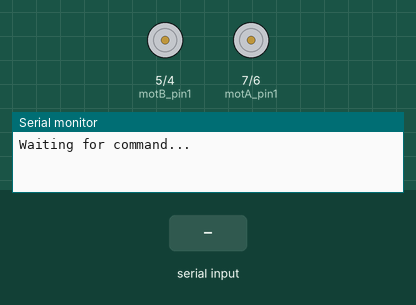
A sketch run on a simulated Arduino Uno, built with avr-gcc and run on an emulated ATmega328P. Parts: motor-driver pin pairs drawn as motors (green arrow = first pin HIGH = forward, orange = second pin HIGH = backward, longer = more drive), the last lines printed to the serial monitor. Inputs (shaded band) come from the test bench.

Above: at 1.2 s.
1.3 s: "forward" received over Serial
At 3.4 s:
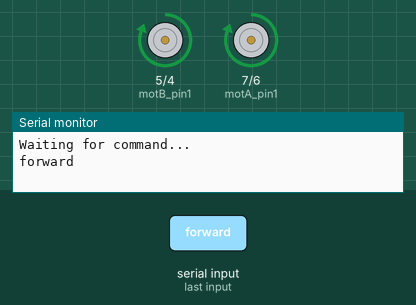
3.8 s: "left" received over Serial
At 5.3 s:
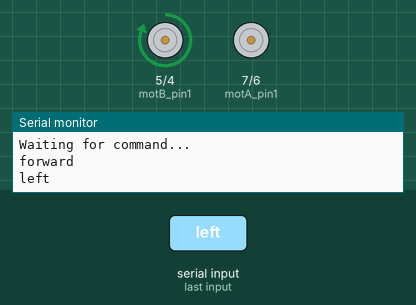
6.3 s: "right" received over Serial
At 8.4 s:
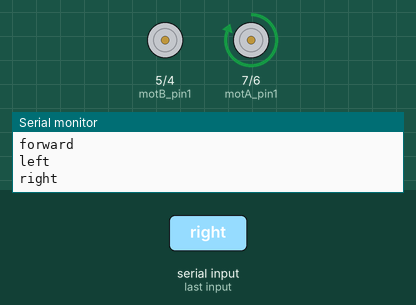
8.8 s: "backward" received over Serial
At 10.4 s:
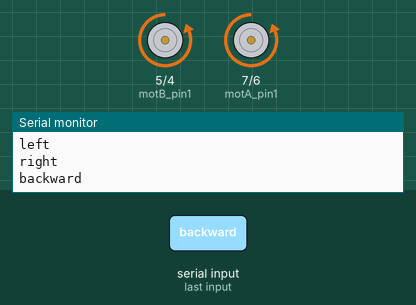
Timing chart, 0 to 11.9 s (numbered marks = the images above; inputs shaded):
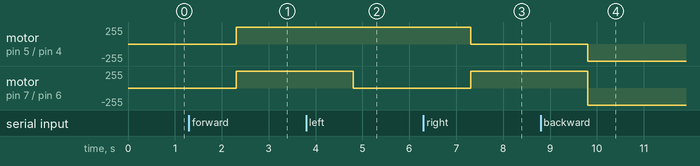

The sketch:

voice-controlled-car.ino
```cpp
int motA_pin1 = 7;
int motA_pin2 = 6;
int motB_pin1 = 5;
int motB_pin2 = 4;
String command;  // Change to String to read full words

void setup() {
  pinMode(motA_pin1, OUTPUT);
  pinMode(motA_pin2, OUTPUT);
  pinMode(motB_pin1, OUTPUT);
  pinMode(motB_pin2, OUTPUT);

  Serial.begin(9600);
  Serial.println("Waiting for command...");
}

void loop() {
  if (Serial.available() > 0) {
    command = Serial.readString();  // Read the full string input
    command.trim();  // Remove any leading/trailing whitespace
    Serial.println(command);

    if (command.equalsIgnoreCase("forward")) {
      forward();
    } else if (command.equalsIgnoreCase("stop")) {
      s();
    } else if (command.equalsIgnoreCase("left")) {
      left();
    } else if (command.equalsIgnoreCase("right")) {
      right();
    } else if (command.equalsIgnoreCase("backward")) {
      reverse();
    } else {
      s();  // Stop if any other command is received
    }
  }
}

void forward() {
  digitalWrite(motA_pin1, HIGH);
  digitalWrite(motA_pin2, LOW);
  digitalWrite(motB_pin1, HIGH);
  digitalWrite(motB_pin2, LOW);
  delay(100);  // Adjust the delay for movement duration
}

void reverse() {
  digitalWrite(motA_pin1, LOW);
  digitalWrite(motA_pin2, HIGH);
  digitalWrite(motB_pin1, LOW);
  digitalWrite(motB_pin2, HIGH);
  delay(100);  // Adjust the delay
}

void left() {
  digitalWrite(motA_pin1, LOW);  // Left motor stop
  digitalWrite(motA_pin2, LOW);
  digitalWrite(motB_pin1, HIGH); // Right motor forward
  digitalWrite(motB_pin2, LOW);
  delay(100);  // Adjust the delay
}

void right() {
  digitalWrite(motA_pin1, HIGH); // Left motor forward
  digitalWrite(motA_pin2, LOW);
  digitalWrite(motB_pin1, LOW);  // Right motor stop
  digitalWrite(motB_pin2, LOW);
  delay(100);  // Adjust the delay
}

void s() {
  // Stop both motors
  digitalWrite(motA_pin1, LOW);
  digitalWrite(motA_pin2, LOW);
  digitalWrite(motB_pin1, LOW);
  digitalWrite(motB_pin2, LOW);
}
```

Measured:
- after the input at 1.3 s, motor on pin 5 (motB_pin1) / pin 4 (motB_pin2), motor on pin 7 (motA_pin1) / pin 6 (motA_pin2): stopped → forward 255/255 after 1.0 s
- after the input at 3.8 s, motor on pin 7 (motA_pin1) / pin 6 (motA_pin2): forward 255/255 → stopped after 1.0 s
- after the input at 6.3 s, motor on pin 5 (motB_pin1) / pin 4 (motB_pin2): forward 255/255 → stopped after 1.0 s; motor on pin 7 (motA_pin1) / pin 6 (motA_pin2): stopped → forward 255/255 after 1.0 s
- after the input at 8.8 s, motor on pin 5 (motB_pin1) / pin 4 (motB_pin2): stopped → backward 255/255 after 1.0 s; motor on pin 7 (motA_pin1) / pin 6 (motA_pin2): forward 255/255 → backward 255/255 after 1.0 s
